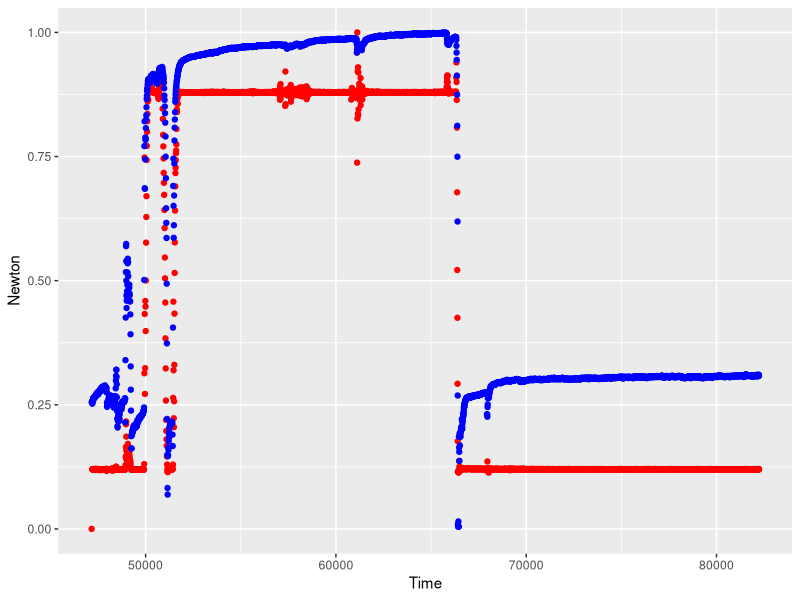

Reproduce this figure in R.
library(ggplot2)

e4 = read.csv("e4.csv")

normalized = e4
normalized$Newton = normalized$Newton / max(normalized$Newton) 
normalized$X10k = normalized$X10k / max(normalized$X10k) 
p = ggplot(normalized) + geom_point(aes(x=Time, y=Newton), colour="red") + geom_point(aes(x=Time, y=X10k), colour="blue")
p
